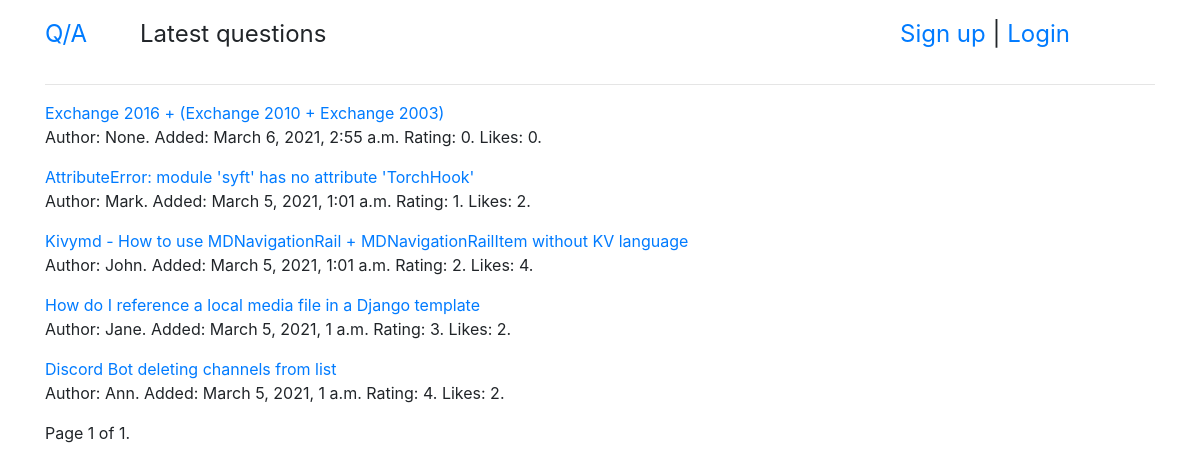
The app's page /, older data.
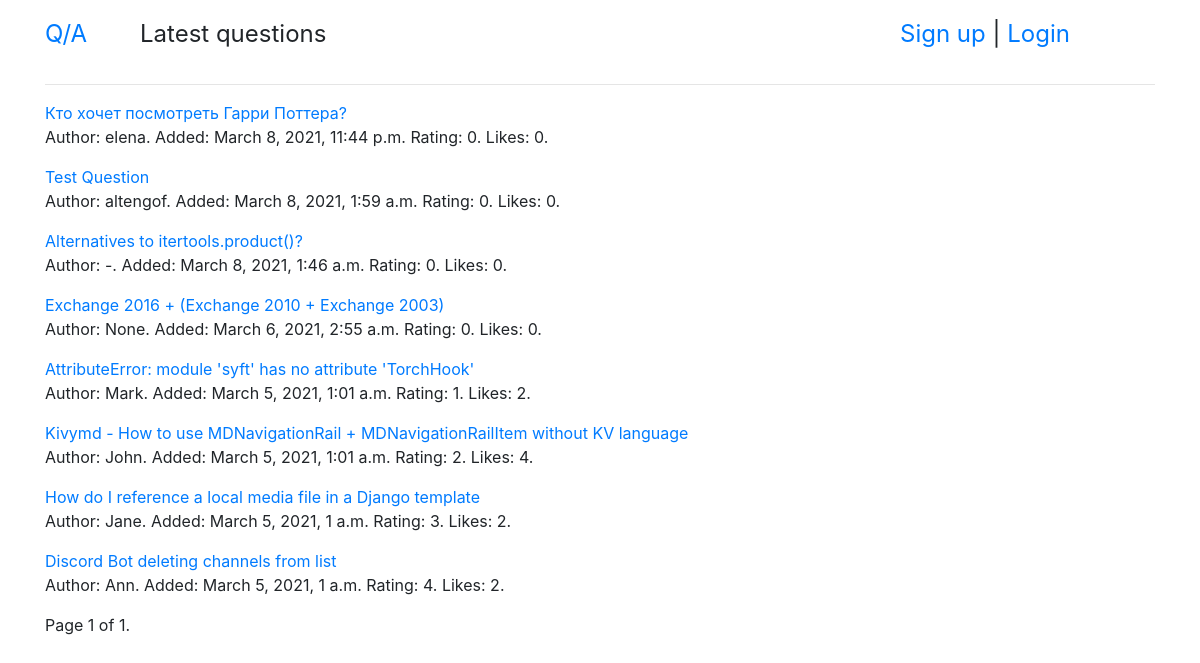
The same page, newer data.
### qa/models.py (models this page shows)
class Question(models.Model):
    objects = QuestionManager()
    title = models.CharField(default='', max_length=255)
    text = models.TextField(default='')
    added_at = models.DateTimeField(null=True, auto_now_add=True)
    rating = models.IntegerField(default=0)
    author = models.ForeignKey(User, null=True, on_delete=models.SET_NULL)
    likes = models.ManyToManyField(User, null=True, related_name='question_like_user')
    def __str__(self):
        return self.title
    def get_url(self):
        return reverse("question-id", kwargs={'pk': self.id})

### qa/views.py (the view)
# urls.py: path('', latest),
def latest(request, *args, **kwargs):
    try:
        questions = Question.objects.new()
    except Question.DoesNotExist:
        raise Http404
    page_obj = paginate(request, questions)
    return render(request, 'list.html', {
        'title': 'Latest questions',
        'user': request.user,
        'page_obj': page_obj,
    })

### qa/models.py (called while the page is built)
    def new(self):
        return self.order_by('-added_at')

### qa/views.py (called while the page is built)
def paginate(request, objects):
    try:
        limit = int(request.GET.get('limit', 10))
    except ValueError:
        limit = 10
    if limit > 10:
        limit = 10
    try:
        page_number = int(request.GET.get('page', 1))
    except ValueError:
        raise Http404
    paginator = Paginator(objects, limit)
    try:
        page = paginator.page(page_number)
    except EmptyPage:
        page = paginator.page(paginator.num_pages)
    return page

### qa/templates/list.html (shortened to what this page needs)
{% extends 'base.html' %}
{% block page %}{{ title }}{% endblock %}
{% block content %}
    {% for question in page_obj %}
        <p><a href="{{ question.get_url }}">{{ question }}</a><br>
            Author: {{ question.author }}.
            Added: {{ question.added_at }}
            Rating: {{ question.rating }}.
            Likes: {{ question.likes.count }}.
        </p>
    {% endfor %}
    <div class="pagination">
        <span class="step-links">
            <span class="current">
                Page {{ page_obj.number }} of {{ page_obj.paginator.num_pages }}.
            </span>
        </span>
    </div>
{% endblock %}

Row changes from the older to the newer data that the page shows:
added Question: title "Кто хочет посмотреть Гарри Поттера?", author "elena", added_at "March 8, 2021, 11:44 p.m.", rating "0", likes.count "0"
added Question: title "Test Question", author "altengof", added_at "March 8, 2021, 1:59 a.m.", rating "0", likes.count "0"
added Question: title "Alternatives to itertools.product()?", author "-", added_at "March 8, 2021, 1:46 a.m.", rating "0", likes.count "0"
